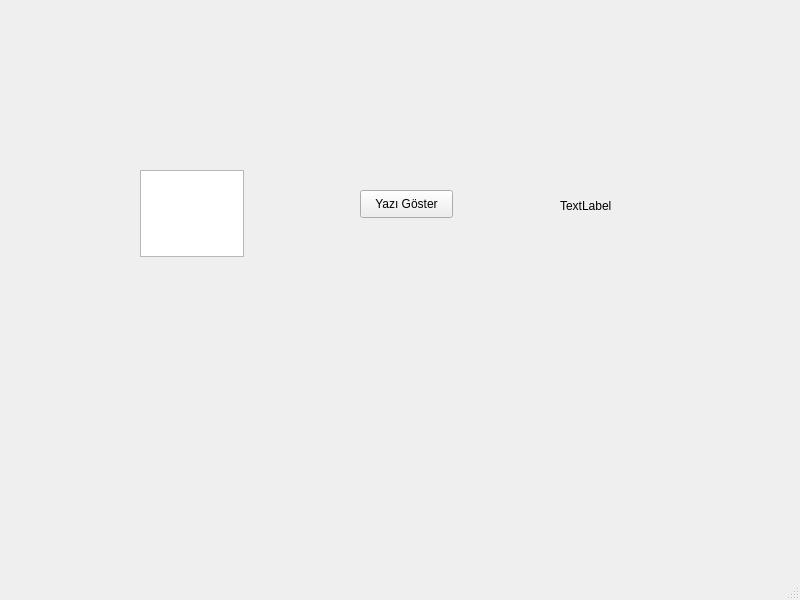
<?xml version="1.0" encoding="UTF-8"?>
<ui version="4.0">
 <class>MainWindow</class>
 <widget class="QMainWindow" name="MainWindow">
  <property name="geometry">
   <rect>
    <x>0</x>
    <y>0</y>
    <width>800</width>
    <height>600</height>
   </rect>
  </property>
  <property name="windowTitle">
   <string>MainWindow</string>
  </property>
  <widget class="QWidget" name="centralwidget">
   <widget class="QLabel" name="yazi_alani">
    <property name="geometry">
     <rect>
      <x>560</x>
      <y>180</y>
      <width>131</width>
      <height>51</height>
     </rect>
    </property>
    <property name="text">
     <string>TextLabel</string>
    </property>
   </widget>
   <widget class="QPushButton" name="buton">
    <property name="geometry">
     <rect>
      <x>360</x>
      <y>190</y>
      <width>93</width>
      <height>28</height>
     </rect>
    </property>
    <property name="text">
     <string>Yazı Göster</string>
    </property>
   </widget>
   <widget class="QPlainTextEdit" name="yazma_alani">
    <property name="geometry">
     <rect>
      <x>140</x>
      <y>170</y>
      <width>104</width>
      <height>87</height>
     </rect>
    </property>
   </widget>
  </widget>
  <widget class="QMenuBar" name="menubar">
   <property name="geometry">
    <rect>
     <x>0</x>
     <y>0</y>
     <width>800</width>
     <height>26</height>
    </rect>
   </property>
  </widget>
  <widget class="QStatusBar" name="statusbar"/>
 </widget>
 <resources/>
 <connections/>
</ui>
